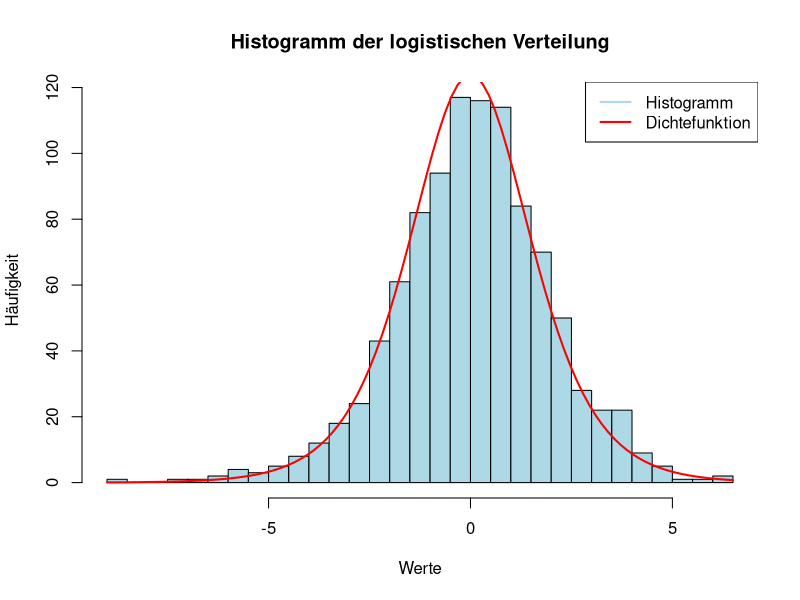

Source code (R):
# install.packages("fitdistrplus")
library(fitdistrplus)


# Aufgabe 1

# a)

n <- 1000
m <- 0
s <- 1

data <- rlogis(n, m, s)

# lineplot
hist(data, breaks = 30, main = "Histogramm der logistischen Verteilung",
     xlab = "Werte", ylab = "Häufigkeit", col = "lightblue", border = "black")
curve(dlogis(x, m, s) * n * (max(data) - min(data)) / 30, add = TRUE, col = "red", lwd = 2)
legend("topright", legend = c("Histogramm", "Dichtefunktion"), col = c("lightblue", "red"), lwd = 2)

# b)

(var_calc <- (s^2 * pi^2) / 3)
(expected_value <- m)

# c)

# calculate m and s with optim
neg_log_likelihood <- function(params, data) {
  m <- params[1]
  s <- params[2]
  -sum(dlogis(data, m, s, log = TRUE))
}
initial_params <- c(0, 1)
fit <- optim(initial_params, neg_log_likelihood, data = data,
             method = "L-BFGS-B", lower = c(-Inf, 0.0001))
fitted_m <- fit$par[1]
fitted_s <- fit$par[2]
fitted_m
fitted_s


# Aufgabe 4
# a)

x1 <- c(5.08774228592843, 4.68263159130066, 5.10245924334245, 4.97815588066122,
        4.91573144670804, 4.94022379251288, 4.67149365210807, 5.08403749479561,
        5.15667283221903, 5.12188176748088)

n <- length(x1)
